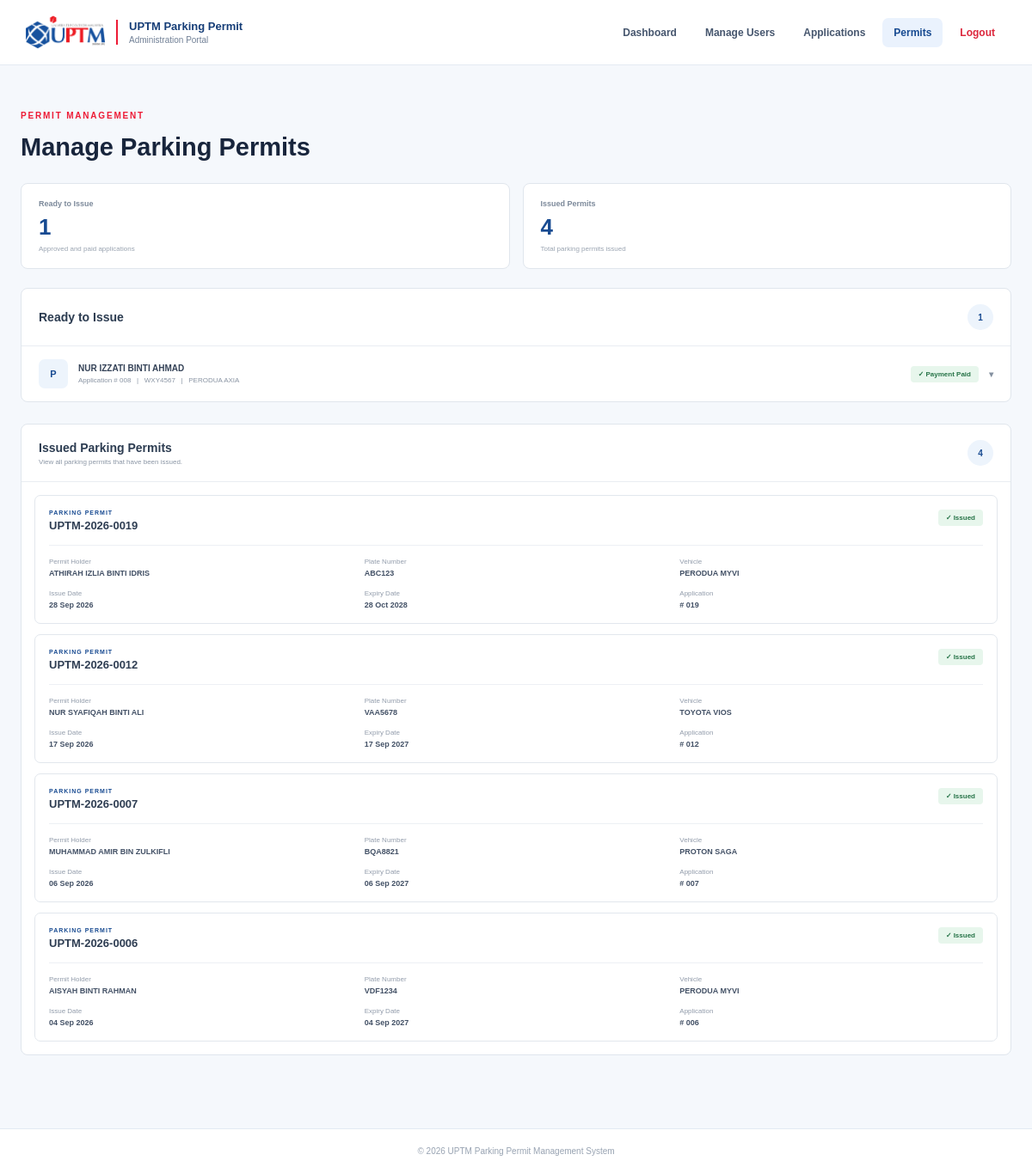
Screenshot of /manage_permits.php (signed in) with the database file from the repository.
### tables this page shows
CREATE TABLE `permit_applications` (
  `application_id` int(11) NOT NULL,
  `user_id` int(11) NOT NULL,
  `vehicle_id` int(11) NOT NULL,
  `application_date` datetime NOT NULL DEFAULT current_timestamp(),
  `status` enum('Pending','Approved','Rejected') NOT NULL DEFAULT 'Pending',
  `admin_remark` varchar(255) DEFAULT NULL,
  `reviewed_at` datetime DEFAULT NULL
);

CREATE TABLE `users` (
  `user_id` int(11) NOT NULL,
  `full_name` varchar(100) NOT NULL,
  `email` varchar(100) NOT NULL,
  `password` varchar(255) NOT NULL,
  `role` enum('Student','Staff','Admin') NOT NULL,
  `created_at` timestamp NOT NULL DEFAULT current_timestamp()
);

CREATE TABLE `vehicles` (
  `vehicle_id` int(11) NOT NULL,
  `user_id` int(11) NOT NULL,
  `plate_number` varchar(20) NOT NULL,
  `vehicle_type` varchar(50) NOT NULL,
  `vehicle_model` varchar(100) NOT NULL,
  `vehicle_colour` varchar(50) NOT NULL
);

CREATE TABLE `parking_permits` (
  `permit_id` int(11) NOT NULL,
  `application_id` int(11) NOT NULL,
  `permit_number` varchar(50) NOT NULL,
  `issue_date` date NOT NULL,
  `expiry_date` date NOT NULL
);

### manage_permits.php (the view, shortened to what this page needs)
<?php
require_once "db.php";
function e($value)
{
    return htmlspecialchars(
        (string)$value,
        ENT_QUOTES,
        "UTF-8"
    );
}
$count_sql = "SELECT COUNT(*) AS total FROM parking_permits";
$count_result = mysqli_query($connect,$count_sql);
$count_data = mysqli_fetch_assoc($count_result);
$total_permits = (int)($count_data["total"] ?? 0);
$ready_count_sql =
    "SELECT COUNT(DISTINCT a.application_id) AS total
     FROM permit_applications a
     INNER JOIN payments pay
        ON pay.application_id = a.application_id
     LEFT JOIN parking_permits p
        ON p.application_id = a.application_id
     WHERE a.status = 'Approved'
     AND pay.payment_status = 'Paid'
     AND p.permit_id IS NULL";
$ready_count_result = mysqli_query($connect, $ready_count_sql);
$ready_count_data = mysqli_fetch_assoc($ready_count_result);
$total_ready =(int)($ready_count_data["total"] ?? 0);
$ready_sql =
    "SELECT DISTINCT
        a.application_id,
        a.application_date,
        u.full_name,
        u.email,
        u.role,
        v.plate_number,
        v.vehicle_type,
        v.vehicle_model,
        v.vehicle_colour,
        pay.payment_amount,
        pay.payment_method,
        pay.payment_reference,
        pay.verified_at
     FROM permit_applications a
     INNER JOIN users u
        ON a.user_id = u.user_id
     INNER JOIN vehicles v
        ON a.vehicle_id = v.vehicle_id
     INNER JOIN payments pay
        ON pay.application_id =
           a.application_id
     LEFT JOIN parking_permits p
        ON p.application_id =
           a.application_id
     WHERE a.status = 'Approved'
     AND pay.payment_status = 'Paid'
     AND p.permit_id IS NULL
     ORDER BY a.application_id DESC";
$ready_result = mysqli_query($connect,$ready_sql);
$issued_sql =
    "SELECT
        p.permit_id,
        p.permit_number,
        p.issue_date,
        p.expiry_date,
        a.application_id,
        u.full_name,
        u.email,
        u.role,
        v.plate_number,
        v.vehicle_type,
        v.vehicle_model,
        v.vehicle_colour
     FROM parking_permits p
     INNER JOIN permit_applications a
        ON p.application_id =
           a.application_id
     INNER JOIN users u
        ON a.user_id = u.user_id
     INNER JOIN vehicles v
        ON a.vehicle_id = v.vehicle_id
     ORDER BY p.permit_id DESC";
$issued_result = mysqli_query($connect,$issued_sql);
?>
<!DOCTYPE html>
<html lang="en">
<head>
    <link rel="stylesheet" href="style.css?v=10">
</head>
<body class="admin-page">
<header class="admin-header">
    <a href="admin_dashboard.php" class="admin-brand">
        <img src="images/uptm-logo.png" alt="UPTM Logo"class="admin-logo">
        <div class="admin-brand-text">
            <strong>UPTM Parking Permit</strong>
            <span>Administration Portal</span>
        </div>
    </a>
    <nav class="admin-nav">
        <a href="admin_dashboard.php" class="admin-nav-link">
            Dashboard
        </a>
        <a href="manage_users.php" class="admin-nav-link">
            Manage Users
        </a>
        <a href="manage_applications.php" class="admin-nav-link">
            Applications
        </a>
        <a href="manage_permits.php" class="admin-nav-link active">
            Permits
        </a>
        <a href="logout.php" class="admin-nav-link admin-logout">
            Logout
        </a>
    </nav>
</header>
<main class="admin-main">
    <section class="manage-page-heading">
        <span class="admin-eyebrow">PERMIT MANAGEMENT</span>
        <h1>Manage Parking Permits</h1>
    </section>
    <section class="permit-summary-grid">
        <div class="permit-summary-card">
            <span>Ready to Issue</span>
            <strong><?php echo $total_ready; ?></strong>
            <p>Approved and paid applications</p>
        </div>
        <div class="permit-summary-card">
            <span>Issued Permits</span>
            <strong><?php echo $total_permits; ?></strong>
            <p>Total parking permits issued</p>
        </div>
    </section>
    <section class="permit-management-section">
        <div class="permit-section-heading">
            <div>
                <h2>Ready to Issue</h2>
            </div>
            <span class="permit-count-badge">
                <?php echo $total_ready; ?>
            </span>
        </div>
        <?php if (mysqli_num_rows($ready_result) > 0): ?>
            <div class="permit-ready-list">
                <?php while ($application = mysqli_fetch_assoc($ready_result)): ?>
                    <details class="permit-ready-item">
                        <summary class="permit-ready-row">
                            <div class="permit-ready-user">
                                <div class="permit-ready-icon">P</div>
                                <div>
                                    <h3><?php echo e($application["full_name"]);?></h3>
                                    <p>
                                        Application #
                                        <?php echo str_pad($application["application_id"],3,"0",STR_PAD_LEFT);?>
                                        &nbsp; | &nbsp;
                                        <?php echo e($application["plate_number"]);?>
                                        &nbsp; | &nbsp;
                                        <?php echo e($application["vehicle_model"]);?>
                                    </p>
                                </div>
                            </div>
                            <div class="permit-ready-status">
                                <span>
                                    &#10003; Payment Paid
                                </span>
                                <strong>
                                    &#9662;
                                </strong>
                            </div>
                        </summary>
                    </details>
                <?php endwhile; ?>
            </div>
        <?php endif; ?>
    </section>
    <section class="permit-management-section issued-section">
        <div class="permit-section-heading">
            <div>
                <h2>Issued Parking Permits</h2>
                <p>
                    View all parking permits
                    that have been issued.
                </p>
            </div>
            <span class="permit-count-badge">
                <?php echo $total_permits; ?>
            </span>
        </div>
        <?php if (mysqli_num_rows($issued_result) > 0): ?>
            <div class="issued-permit-list">
                <?php while ($permit = mysqli_fetch_assoc($issued_result)): ?>
                    <div class="issued-permit-card">
                        <div class="issued-permit-top">
                            <div>
                                <span class="issued-permit-label">PARKING PERMIT</span>
                                <h3>
                                    <?php
                                    echo e($permit["permit_number"]);
                                    ?>
                                </h3>
                            </div>
                            <span class="issued-status">
                                &#10003; Issued
                            </span>
                        </div>
                        <div class="issued-permit-grid">
                            <div>
                                <span>Permit Holder</span>
                                <strong>
                                    <?php
                                    echo e($permit["full_name"]);
                                    ?>
                                </strong>
                            </div>
                            <div>
                                <span>Plate Number</span>
                                <strong>
                                    <?php
                                    echo e($permit["plate_number"]);
                                    ?>
                                </strong>
                            </div>
                            <div>
                                <span>Vehicle</span>
                                <strong>
                                    <?php
                                    echo e($permit["vehicle_model"]);
                                    ?>
                                </strong>
                            </div>
                            <div>
                                <span>Issue Date</span>
                                <strong>
                                    <?php
                                    echo date("d M Y",strtotime($permit["issue_date"]));
                                    ?>
                                </strong>
                            </div>
                            <div>
                                <span>Expiry Date</span>
                                <strong>
                                    <?php
                                    echo date("d M Y", strtotime($permit["expiry_date"]));
                                    ?>
                                </strong>
                            </div>
                            <div>
                                <span>Application</span>
                                <strong>
                                    #
                                    <?php
                                    echo str_pad($permit["application_id"],3,"0",STR_PAD_LEFT);
                                    ?>
                                </strong>
                            </div>
                        </div>
                    </div>
                <?php endwhile; ?>
            </div>
        <?php endif; ?>
    </section>
</main>
<footer class="admin-footer">
    &copy;
    <?php echo date("Y"); ?>
    UPTM Parking Permit Management System
</footer>
</body>
</html>

### rows the page displays
permit_applications: user.full_name "NUR IZZATI BINTI AHMAD", application_id "008", vehicle.plate_number "WXY4567", vehicle.vehicle_model "PERODUA AXIA"
parking_permits: permit_number "UPTM-2026-0019", users.full_name "ATHIRAH IZLIA BINTI IDRIS", vehicles.plate_number "ABC123", vehicles.vehicle_model "PERODUA MYVI", issue_date "28 Sep 2026", expiry_date "28 Oct 2028", application.application_id "019"
parking_permits: permit_number "UPTM-2026-0012", users.full_name "NUR SYAFIQAH BINTI ALI", vehicles.plate_number "VAA5678", vehicles.vehicle_model "TOYOTA VIOS", issue_date "17 Sep 2026", expiry_date "17 Sep 2027", application.application_id "012"
parking_permits: permit_number "UPTM-2026-0007", users.full_name "MUHAMMAD AMIR BIN ZULKIFLI", vehicles.plate_number "BQA8821", vehicles.vehicle_model "PROTON SAGA", issue_date "06 Sep 2026", expiry_date "06 Sep 2027", application.application_id "007"
parking_permits: permit_number "UPTM-2026-0006", users.full_name "AISYAH BINTI RAHMAN", vehicles.plate_number "VDF1234", vehicles.vehicle_model "PERODUA MYVI", issue_date "04 Sep 2026", expiry_date "04 Sep 2027", application.application_id "006"

### other values shown
$total_ready "1"
$total_permits "4"
